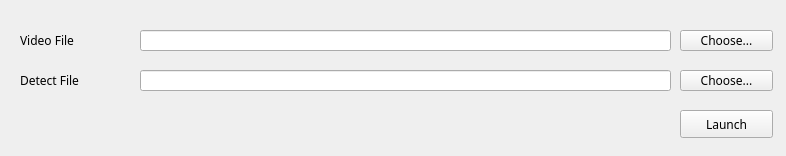
<?xml version="1.0" encoding="UTF-8"?>
<ui version="4.0">
 <class>Form</class>
 <widget class="QWidget" name="Form">
  <property name="geometry">
   <rect>
    <x>0</x>
    <y>0</y>
    <width>786</width>
    <height>156</height>
   </rect>
  </property>
  <property name="windowTitle">
   <string>Choose a File</string>
  </property>
  <widget class="QPushButton" name="chooseVideoFileButton">
   <property name="geometry">
    <rect>
     <x>680</x>
     <y>30</y>
     <width>93</width>
     <height>21</height>
    </rect>
   </property>
   <property name="font">
    <font>
     <family>微软雅黑</family>
    </font>
   </property>
   <property name="text">
    <string>Choose...</string>
   </property>
  </widget>
  <widget class="QPushButton" name="chooseDetectFileButton">
   <property name="geometry">
    <rect>
     <x>680</x>
     <y>70</y>
     <width>93</width>
     <height>21</height>
    </rect>
   </property>
   <property name="font">
    <font>
     <family>微软雅黑</family>
    </font>
   </property>
   <property name="text">
    <string>Choose...</string>
   </property>
  </widget>
  <widget class="QPushButton" name="Launch">
   <property name="geometry">
    <rect>
     <x>680</x>
     <y>110</y>
     <width>93</width>
     <height>28</height>
    </rect>
   </property>
   <property name="font">
    <font>
     <family>微软雅黑</family>
    </font>
   </property>
   <property name="text">
    <string>Launch</string>
   </property>
  </widget>
  <widget class="QLineEdit" name="videoFilePath">
   <property name="geometry">
    <rect>
     <x>140</x>
     <y>30</y>
     <width>531</width>
     <height>21</height>
    </rect>
   </property>
   <property name="font">
    <font>
     <family>微软雅黑</family>
    </font>
   </property>
  </widget>
  <widget class="QLineEdit" name="detectFilePath">
   <property name="geometry">
    <rect>
     <x>140</x>
     <y>70</y>
     <width>531</width>
     <height>21</height>
    </rect>
   </property>
   <property name="font">
    <font>
     <family>微软雅黑</family>
    </font>
   </property>
  </widget>
  <widget class="QLabel" name="label">
   <property name="geometry">
    <rect>
     <x>20</x>
     <y>30</y>
     <width>101</width>
     <height>21</height>
    </rect>
   </property>
   <property name="font">
    <font>
     <family>微软雅黑</family>
    </font>
   </property>
   <property name="text">
    <string>Video File</string>
   </property>
  </widget>
  <widget class="QLabel" name="label_2">
   <property name="geometry">
    <rect>
     <x>20</x>
     <y>70</y>
     <width>101</width>
     <height>21</height>
    </rect>
   </property>
   <property name="font">
    <font>
     <family>微软雅黑</family>
    </font>
   </property>
   <property name="text">
    <string>Detect File</string>
   </property>
  </widget>
 </widget>
 <resources/>
 <connections/>
</ui>
